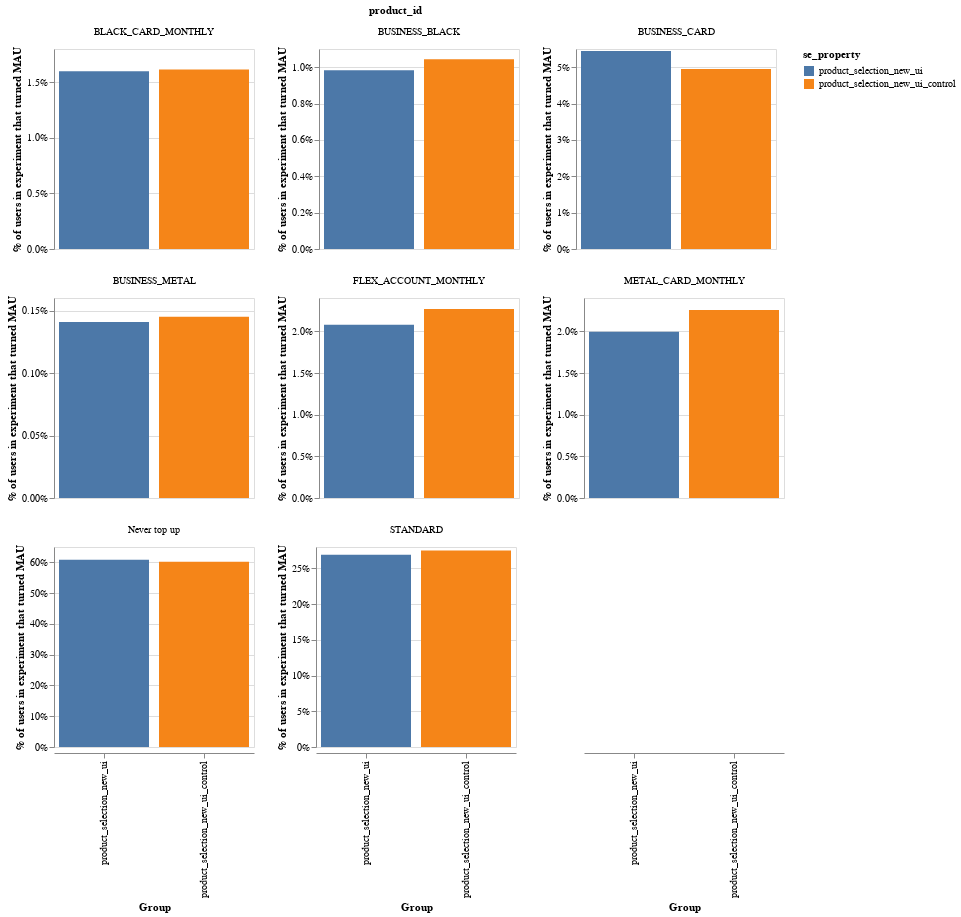

Source (notebook cell):
### Markdown cell above
How does this look by product? The main drop is stemming from Metal which looses 0.2pp.

### Code cell
df = pd.read_csv("product_selection.csv")

# drop users who joined in the last 30 days
df["age"] = (pd.to_datetime("today") - pd.to_datetime(df["user_created"])).dt.days
df = df.loc[df["age"] >= 30, :]

df.loc[df["product_id"].isna() == True, "product_id"] = "No product chosen"

df = (
    df.groupby(["se_property", "product_id", "user_id"])["ever_top_up"]
    .agg("max")
    .reset_index()
)
df.loc[df["ever_top_up"] == 0, "product_id"] = "Never top up"

df = df.groupby(["se_property", "product_id"])["user_id"].agg("nunique").reset_index()

df["perc"] = df["user_id"] / df.groupby(["se_property"])["user_id"].transform("sum")

alt.Chart(df).mark_bar().encode(
    x=alt.X("se_property:N", axis=alt.Axis(title="Group")),
    y=alt.Y(
        "perc:Q",
        axis=alt.Axis(title="% of users in experiment that turned MAU", format="%"),
    ),
    color="se_property:N",
).properties(
    width=200, height=200, title="% of users in experiment that turned MAU"
).facet(
    facet="product_id", columns=3
).resolve_scale(
    y="independent"
)

### Figure 1 — Vega-Lite specification as saved in the notebook (floating-point values rounded to 4 significant figures)
{"config": {"view": {"continuousWidth": 400, "continuousHeight": 300}}, "data": {"name": "data-ad8dae80576930849035e8de9718f81b"}, "facet": {"type": "nominal", "field": "product_id"}, "spec": {"mark": "bar", "encoding": {"color": {"type": "nominal", "field": "se_property"}, "x": {"type": "nominal", "axis": {"title": "Group"}, "field": "se_property"}, "y": {"type": "quantitative", "axis": {"format": "%", "title": "% of users in experiment that turned MAU"}, "field": "perc"}}, "height": 200, "title": "% of users in experiment that turned MAU", "width": 200}, "columns": 3, "resolve": {"scale": {"y": "independent"}}, "$schema": "https://vega.github.io/schema/vega-lite/v4.0.2.json", "datasets": {"data-ad8dae80576930849035e8de9718f81b": [{"se_property": "product_selection_new_ui", "product_id": "BLACK_CARD_MONTHLY", "user_id": 545, "perc": 0.01599}, {"se_property": "product_selection_new_ui", "product_id": "BUSINESS_BLACK", "user_id": 335, "perc": 0.00983}, {"se_property": "product_selection_new_ui", "product_id": "BUSINESS_CARD", "user_id": 1856, "perc": 0.05446}, {"se_property": "product_selection_new_ui", "product_id": "BUSINESS_METAL", "user_id": 48, "perc": 0.001408}, {"se_property": "product_selection_new_ui", "product_id": "FLEX_ACCOUNT_MONTHLY", "user_id": 709, "perc": 0.0208}, {"se_property": "product_selection_new_ui", "product_id": "METAL_CARD_MONTHLY", "user_id": 680, "perc": 0.01995}, {"se_property": "product_selection_new_ui", "product_id": "Never top up", "user_id": 20729, "perc": 0.6082}, {"se_property": "product_selection_new_ui", "product_id": "STANDARD", "user_id": 9178, "perc": 0.2693}, {"se_property": "product_selection_new_ui_control", "product_id": "BLACK_CARD_MONTHLY", "user_id": 557, "perc": 0.01616}, {"se_property": "product_selection_new_ui_control", "product_id": "BUSINESS_BLACK", "user_id": 360, "perc": 0.01044}, {"se_property": "product_selection_new_ui_control", "product_id": "BUSINESS_CARD", "user_id": 1707, "perc": 0.04951}, {"se_property": "product_selection_new_ui_control", "product_id": "BUSINESS_METAL", "user_id": 50, "perc": 0.00145}, {"se_property": "product_selection_new_ui_control", "product_id": "FLEX_ACCOUNT_MONTHLY", "user_id": 782, "perc": 0.02268}, {"se_property": "product_selection_new_ui_control", "product_id": "METAL_CARD_MONTHLY", "user_id": 778, "perc": 0.02257}, {"se_property": "product_selection_new_ui_control", "product_id": "Never top up", "user_id": 20757, "perc": 0.6021}, {"se_property": "product_selection_new_ui_control", "product_id": "STANDARD", "user_id": 9484, "perc": 0.2751}]}}
